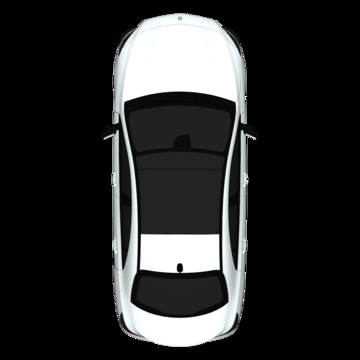
#> input picture parkinglotlayout/parkinglotimages/carpng.png, 360 x 360 px; its folder holds only this picture in this run
$ python attempt1.py
#> lines starting #> are read from the running program, lines starting #| are printed output that depends on the picture; after the words box and inside, x2 and y2 are one past the last pixel; in counts of white or black regions, pixels touching at a corner belong together
import cv2
import numpy as np
import os

def highlight_gridlines(image_path):
    # Load the image, and convert it to grayscale (black & white)
#> called with image_path = './parkinglotimages/carpng.png'
    image = cv2.imread(image_path)
#> image is the input picture: shape (360, 360, 3); mean B, G, R 43, 42.9, 42.4
    gray = cv2.cvtColor(image, cv2.COLOR_BGR2GRAY)

    # Reduce noise in the image by applying gaussian filter:
    blur = cv2.GaussianBlur(gray, (5, 5), 0)
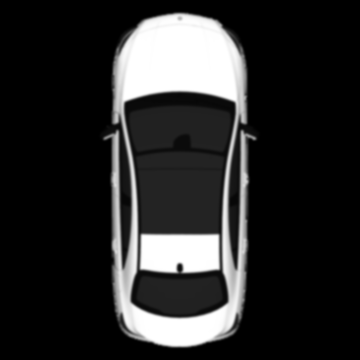
#> blur: shape (360, 360); min 0, max 255, mean 42.8

    # Apply adaptive thresholding to separate foreground from background, using difference in pixel intensities
    thresh = cv2.adaptiveThreshold(blur, 255, cv2.ADAPTIVE_THRESH_MEAN_C, cv2.THRESH_BINARY_INV, 11, 2)
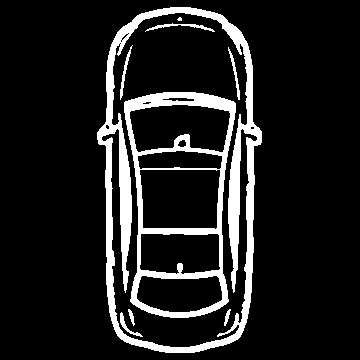
#> thresh: shape (360, 360); 12% white; 9 white regions (1 under 20 px)

    # Determine the contours using the separated foreground and background
    contours, _ = cv2.findContours(thresh, cv2.RETR_EXTERNAL, cv2.CHAIN_APPROX_SIMPLE)
#> contours = 1 contour; box (x1, y1, x2, y2) and area: (97, 7, 262, 353) 47590
    # contours, _ = cv2.findContours(thresh, cv2.RETR_TREE, cv2.CHAIN_APPROX_SIMPLE)

    # Initialize variables to store largest contour
    max_area = 0
    best_cnt = None

    # Iterate through contours to find the largest one
    for c in contours:
        area = cv2.contourArea(c)
        if area > max_area:
            max_area = area
            best_cnt = c
#> this loop made 1 pass
#> (area, max_area) on pass 1: (47590.5, 47590.5)
#> after the loop, best_cnt = contour of 245 points, box (x1, y1, x2, y2) (97, 7, 262, 353), area 47590; max_area = 47590.5

    # Create a mask from the largest contour
    mask = np.zeros_like(gray, np.uint8)
    cv2.drawContours(mask, [best_cnt], -1, 255, -1)
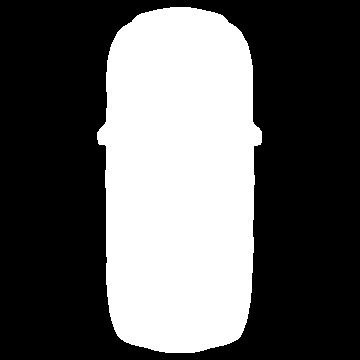
#> mask: shape (360, 360); 37.1% white; 1 white region

    # Create output image using the mask
    out = np.zeros_like(gray)
    out[mask == 255] = gray[mask == 255]

    # Apply Gaussian blur again to the output image
    blur_out = cv2.GaussianBlur(out, (5, 5), 0)

    # Apply adaptive thresholding on the blurred output image
    thresh_out = cv2.adaptiveThreshold(blur_out, 255, cv2.ADAPTIVE_THRESH_MEAN_C, cv2.THRESH_BINARY_INV, 11, 2)

    # Find contours in the thresholded output image
    contours_out, _ = cv2.findContours(thresh_out, cv2.RETR_TREE, cv2.CHAIN_APPROX_SIMPLE)
#> contours_out = 24 contours, 8 with area under 20; largest, box (x1, y1, x2, y2) and area: (97, 7, 262, 353) 47590, (101, 12, 258, 348) 39519, (124, 92, 236, 318) 20135, (139, 169, 221, 230) 4533, (129, 104, 231, 153) 3894

    # Draw contours on the original image
    for c in contours_out:
        area = cv2.contourArea(c)
        if area > 1000:
            cv2.drawContours(image, [c], -1, (0, 255, 0), 3)
#> this loop made 24 passes
#> area on passes 1, 8, 9, 10, 11, 12, 13, 14, 15, 16, 17, 18: 47590.5, 39519, 79.5, 35, 35.5, 20135, 2596.5, 2997.5, 4533, 1325, 53, 3894
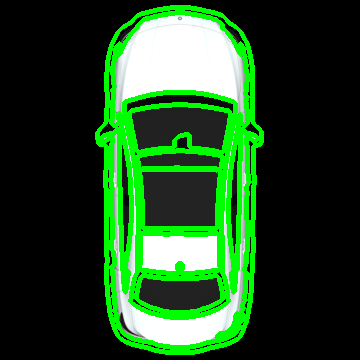
#> image: shape (360, 360, 3); 15.83% of pixels changed, all inside (x1, y1, x2, y2) = (95, 5, 264, 355)

    # Display the final image with contours
    cv2.imshow("Final Image", image)
    cv2.waitKey(0)
    cv2.destroyAllWindows()

if __name__ == "__main__":
    parking_lot_images = './parkinglotimages'  # Replace with your input folder path

    images = os.listdir(parking_lot_images)
    for image in images:
        if image.lower().endswith(('.png', '.jpg', '.jpeg', '.bmp')):
            image_path = os.path.join(parking_lot_images, image)
            highlight_gridlines(image_path)
